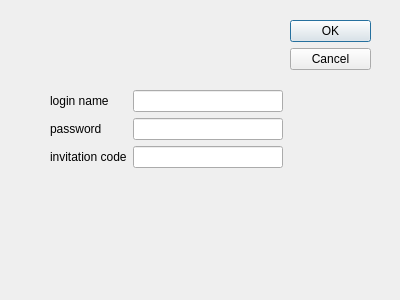
<?xml version="1.0" encoding="UTF-8"?>
<ui version="4.0">
 <class>JDialogUserRegister</class>
 <widget class="QDialog" name="JDialogUserRegister">
  <property name="geometry">
   <rect>
    <x>0</x>
    <y>0</y>
    <width>400</width>
    <height>300</height>
   </rect>
  </property>
  <property name="windowTitle">
   <string>register</string>
  </property>
  <widget class="QDialogButtonBox" name="buttonBox">
   <property name="geometry">
    <rect>
     <x>290</x>
     <y>20</y>
     <width>81</width>
     <height>241</height>
    </rect>
   </property>
   <property name="orientation">
    <enum>Qt::Vertical</enum>
   </property>
   <property name="standardButtons">
    <set>QDialogButtonBox::Cancel|QDialogButtonBox::Ok</set>
   </property>
  </widget>
  <widget class="QWidget" name="formLayoutWidget">
   <property name="geometry">
    <rect>
     <x>50</x>
     <y>90</y>
     <width>233</width>
     <height>95</height>
    </rect>
   </property>
   <layout class="QFormLayout" name="formLayout">
    <item row="0" column="0">
     <widget class="QLabel" name="label_loginname">
      <property name="text">
       <string>login name</string>
      </property>
     </widget>
    </item>
    <item row="1" column="0">
     <widget class="QLabel" name="label_password">
      <property name="text">
       <string>password</string>
      </property>
     </widget>
    </item>
    <item row="0" column="1">
     <widget class="QLineEdit" name="lineEdit_loginname"/>
    </item>
    <item row="1" column="1">
     <widget class="QLineEdit" name="lineEdit_password">
      <property name="echoMode">
       <enum>QLineEdit::Password</enum>
      </property>
     </widget>
    </item>
    <item row="2" column="0">
     <widget class="QLabel" name="label_invite">
      <property name="text">
       <string>invitation code</string>
      </property>
     </widget>
    </item>
    <item row="2" column="1">
     <widget class="QLineEdit" name="lineEdit_invite"/>
    </item>
   </layout>
  </widget>
 </widget>
 <resources/>
 <connections>
  <connection>
   <sender>buttonBox</sender>
   <signal>accepted()</signal>
   <receiver>JDialogUserRegister</receiver>
   <slot>accept()</slot>
   <hints>
    <hint type="sourcelabel">
     <x>248</x>
     <y>254</y>
    </hint>
    <hint type="destinationlabel">
     <x>157</x>
     <y>274</y>
    </hint>
   </hints>
  </connection>
  <connection>
   <sender>buttonBox</sender>
   <signal>rejected()</signal>
   <receiver>JDialogUserRegister</receiver>
   <slot>reject()</slot>
   <hints>
    <hint type="sourcelabel">
     <x>316</x>
     <y>260</y>
    </hint>
    <hint type="destinationlabel">
     <x>286</x>
     <y>274</y>
    </hint>
   </hints>
  </connection>
 </connections>
</ui>
